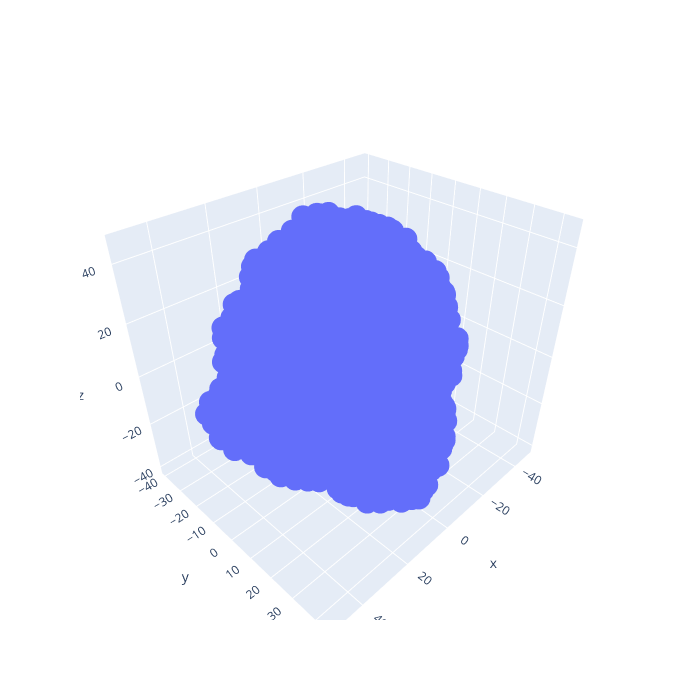

Notebook code for this chart:
### Code cell
#PCA
pca = PCA(n_components=4)
data_pca = pca.fit(M).transform(M)


fig = go.Figure(data=[go.Scatter3d(
    x=data_pca[:,0], y=data_pca[:,1], z=data_pca[:,2], 
    mode ='markers', 
)])

fig.update_layout(autosize=False, width=700, height=700)

fig.show()

### Figure 1 — Plotly figure (JSON) as saved in the notebook; plotly's stock layout.template omitted (floating-point values rounded to 4 significant figures; data arrays with more than 128 entries replaced by an {"elided": "..."} marker saying what was removed)
{"data": [{"mode": "markers", "type": "scatter3d", "x": {"elided": "2000 float values"}, "y": {"elided": "2000 float values"}, "z": {"elided": "2000 float values"}}], "layout": {"autosize": false, "height": 700, "width": 700}}
